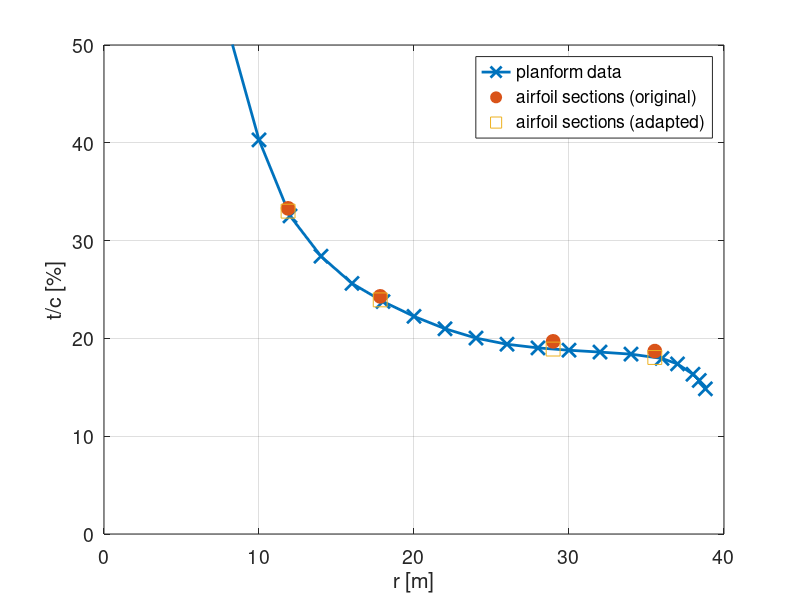

The MATLAB script that drew this image:
% thickness issues in NM80 case

Z = [
0.00
2.00
4.00
6.00
8.00
10.00
12.00
14.00
16.00
18.00
20.00
22.00
24.00
26.00
28.00
30.00
32.00
34.00
36.00
37.00
38.00
38.40
38.80];

TC = [
99.99
96.41
80.53
65.08
51.67
40.30
32.53
28.40
25.62
23.77
22.25
20.99
20.03
19.40
19.03
18.79
18.60
18.39
17.95
17.39
16.33
15.70
14.84];

Z_airfoil = [
    11.876
    17.820
    28.976
    35.535];

TC_airfoil = [
    33.3
    24.3
    19.7
    18.7];


Z_airfoil_adapted = [
    11.876
    17.820
    28.976
    35.535];

TC_airfoil_adapted = [
    33.01
    23.94
    18.91
    18.05];

figure
plot(Z,TC,'x-','LineWidth',2,'markersize',10)
hold on
h2 = plot(Z_airfoil,TC_airfoil,'o','markersize',10);
set(h2, 'markerfacecolor', get(h2, 'color')); % Use same color to fill in markers
h3 = plot(Z_airfoil_adapted,TC_airfoil_adapted,'s','markersize',10);


xlim([0 40])
ylim([0 50])
xlabel('r [m]');
ylabel('t/c [%]');
grid
legend('planform data','airfoil sections (original)','airfoil sections (adapted)')
set(gca,'FontSize',14)

